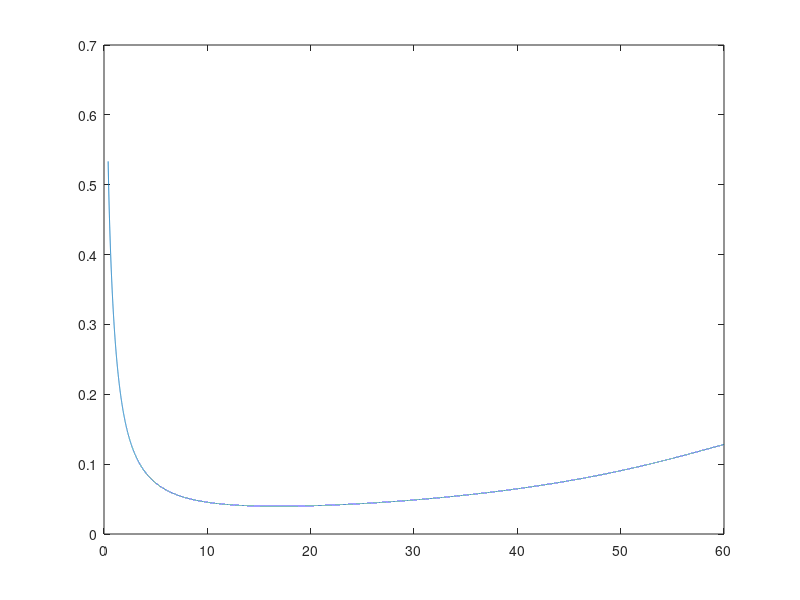

Source code (MATLAB):
clear
clc

Rc = 0.0398 - 0.005;
Ls = 0.001025;
Rs = 0.8738;
Cs = 2.896;
Cr = 4.0;

Cao = 0.2;
Rc_line = 0.005;
Rc1 = Rc - Rc_line;


z1 = Rs*Ls*Cr*Cs;
z2 = Rc*Rs*Cr*Cs + Ls*Cr + Ls*Cs;
z3 = Rs*Cr + Rc*Cr + Rc*Cs;
p1 = Rs*Cr*Cs;
p2 = Cr + Cs;

r1 = z1*Cao;
r2 = z2*Cao;
r3 = p1 + z3*Cao;
r4 = p2 + Cao;
l1 = Rc_line*r1;
l2 = z1 + Rc_line*r2;
l3 = z2 + Rc_line*r3;
l4 = z3 + Rc_line*r4;

% wf = 10*2*pi;
w = 0.4:0.001:60;
Z0_jw = (-z1*j.*w.^3 - z2.*w.^2 + z3*j.*w + 1)./(-p1.*w.^2 + p2*j.*w);
% plot(w,abs(Z0_jw))

Zm_jw = (l1.*w.^4 - l2*j.*w.^3 - l3.*w.^2 + l4*j.*w + 1)./(r1.*w.^4 - r2*j.*w.^3 - r3.*w.^2 + r4*j.*w);
% plot(w,abs(Z0_jw),w,abs(Zm_jw))
plot(w,abs(Zm_jw))

% w = logspace(0,2);
% 
% h = freqs(num1,den1,w);
% mag = abs(h);
% phase = angle(h);
% 
% subplot(2,1,1)
% loglog(w,mag)
% grid on
% xlabel('Frequency (rad/s)')
% ylabel('Magnitude')
% 
% subplot(2,1,2)
% semilogx(w,phase)
% grid on
% xlabel('Frequency (rad/s)')
% ylabel('Phase')


% zm = tf(num1,den1)
% 
% % num1 = [R3*L*C1*C2, R2*R3*C1*C2 + L*C1 + L*C2, R2*C1 + R2*C2 + R3*C2, 1];
% % den1 = [0, R3*C1*C2, C1 + C2, 0];
% % zm = tf(num1,den1)
% 
% % num2 = [Ls, Ra+Rcs];
% % den2 = 1;
% % zo = tf(num2,den2);
% 
% % figure()
% % stepplot(zm)
% 
% figure()
% bode(zm)